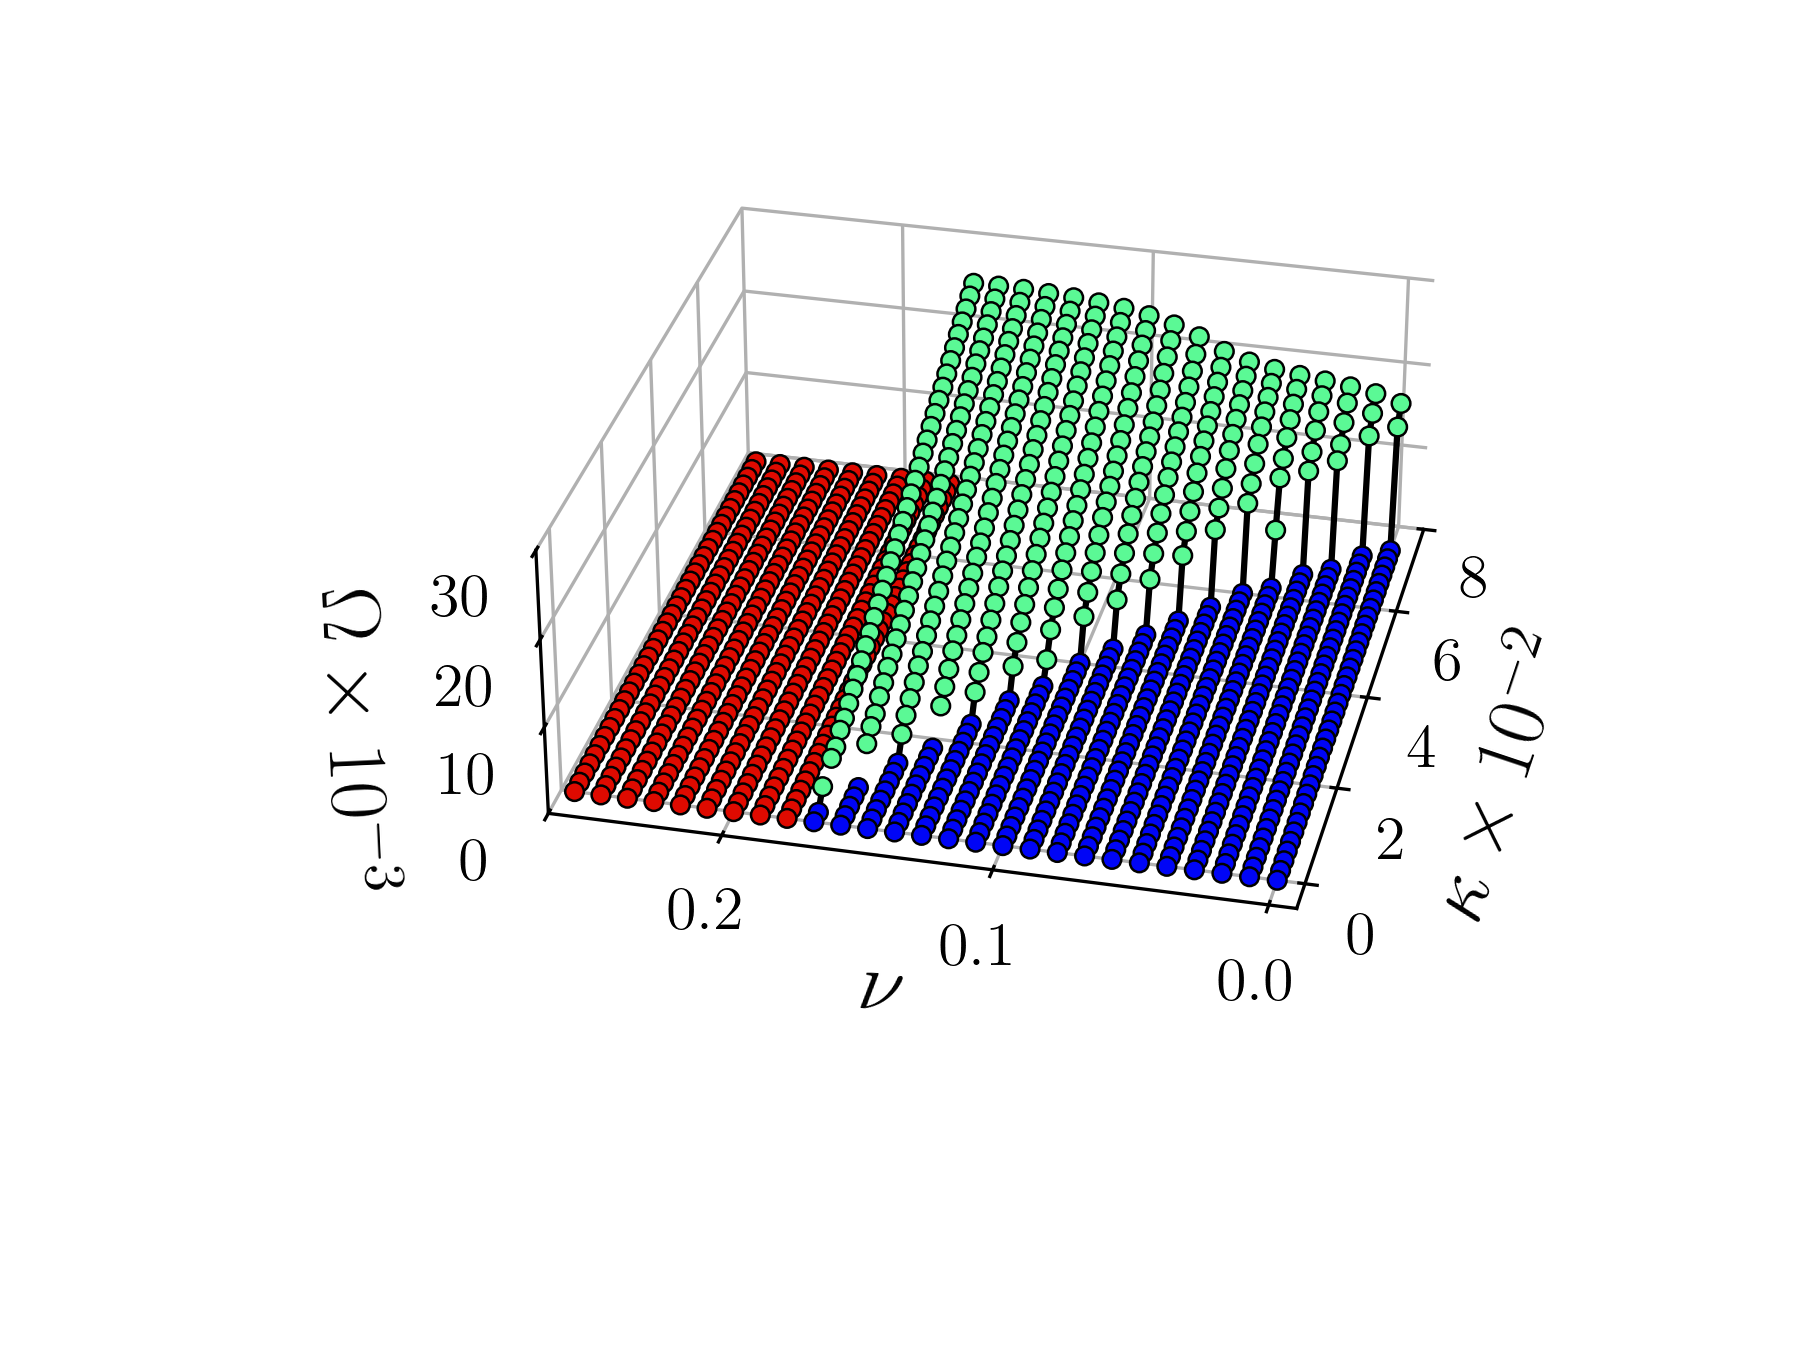

Recreate this plot in Python.
from functions import *
from back_process import *
from time_integrators import *


if __name__ == '__main__':
    disc = "D:"
    initial_dir_data = str(disc) + 'mnustes_science/simulation_data/FD'
    root = tk.Tk()
    root.withdraw()
    working_directory = filedialog.askdirectory(parent=root, initialdir=initial_dir_data, title='Elección de carpeta')
    directories = [name for name in os.listdir(working_directory) if os.path.isdir(os.path.join(working_directory, name))]

    FREQS = []
    K = []

    # --- solo cambio: dpi=300 (para impresión) ---
    # (si quieres tamaño controlado para 0.4 linewidth PRL: fig = plt.figure(figsize=(2.8, 2.2), dpi=300))
    fig = plt.figure(figsize=(6, 4.5), dpi=300)
    ax = fig.add_subplot(projection='3d')

    for directory_01 in directories:
        print(directory_01)
        dir_01 = working_directory + "/" + directory_01 + "/mu=0.1000/gamma=0.2000"
        freqs = np.loadtxt(dir_01 + '/frequencies.txt', delimiter=',')
        modules = np.loadtxt(dir_01 + '/modules.txt', delimiter=',')
        Ks = np.loadtxt(dir_01 + '/Ks.txt', delimiter=',')
        nus = np.loadtxt(dir_01 + '/nus.txt', delimiter=',')

        # umbral
        thr = 1e-2

        # columnas 0 y 1 de modules
        m0 = modules[:, 0]
        m1 = modules[:, 1]

        # arranque en negro y enmascarar
        colors = np.full(m0.shape, "#6b03fc", dtype=object)

        red_mask = (m0 < thr) & (m1 < thr)  # ambos < 0.001  -> rojo
        blue_mask = (m0 > thr) & (m1 > thr)  # ambos > 0.001  -> azul
        # lo demás queda negro

        colors[red_mask] = "r" #Damped
        colors[blue_mask] = "#16d904" #ROs

        # tu scatter (edgecolor siempre negro)
        ax.scatter(100 * Ks, nus, 1000 * freqs, c=colors, zorder=4, alpha=1.0, edgecolors="k", lw=1.2, s=16)
        ax.plot(100 * Ks, nus, 1000 * freqs, c="k", zorder=1)
    # --- tu vista intacta ---
    ax.view_init(30, -167, 0)

    # ======== SOLO LO QUE PEDISTE: fondo blanco y sin grilla/paneles grises ========
    ax.set_facecolor("white")
    fig.patch.set_facecolor("white")
    ax.grid(True, which='major', color='0.5', linewidth=0.2, alpha=0.6)
    # paneles blancos, sin borde gris
    ax.xaxis.pane.set_facecolor("white")
    ax.yaxis.pane.set_facecolor("white")
    ax.zaxis.pane.set_facecolor("white")
    ax.xaxis.pane.set_edgecolor("white")
    ax.yaxis.pane.set_edgecolor("white")
    ax.zaxis.pane.set_edgecolor("white")
    # ==============================================================================

    # ======== Etiquetas y ticks legibles (activables) ========
    # (Descomenta si quieres etiquetas LaTeX y tamaños consistentes para figura pequeña)
    ax.set_xlabel(r'$\kappa \times 10^{-2}$', fontsize=20)   # EJE K = kappa
    ax.set_ylabel(r'$\nu$', fontsize=20)      # EJE NU = nu
    ax.set_zlabel(r'$\Omega \times 10^{-3}$', fontsize=20)   # FRECUENCIA = Omega

    # Ticks más legibles sin cambiar tu data
    ax.tick_params(axis='both', which='major', labelsize=15, length=6, width=1.6, pad=2)
    ax.tick_params(axis='z',    which='major', labelsize=15, length=6, width=1.6, pad=2)
    # ========================================================

    # --- tus límites y ticks están acá por si quieres reactivarlos ---
    ax.set_xlim(-0.5, 8)
    ax.set_ylim(-0.01, 0.265)
    ax.set_zlim(0, 30)
    # ax.set_xticks([0.0, 0.1, 0.2, 0.3, 0.4, 0.5], ["$0.0$", "$0.1$", "$0.2$", "$0.3$", "$0.4$", "$0.5$"], fontsize=15)
    # ax.set_yticks([0.0, 0.05, 0.1, 0.150, 0.2], ["$0.00$", "$0.05$", "$0.10$", "$0.15$", "$0.20$"], fontsize=15)
    # ax.set_zticks([0.0, 0.05, 0.1, 0.150], ["$0.00$", "$0.05$", "$0.10$", "$0.15$"], fontsize=15)
    fig.subplots_adjust(left=0.12, right=0.98, bottom=0.2, top=0.98)
    # --- guardado (si quieres) ---
    plt.savefig("freq_space.png", dpi=300)
    # plt.savefig("freq_space_01.pdf", bbox_inches='tight')

    #plt.show()